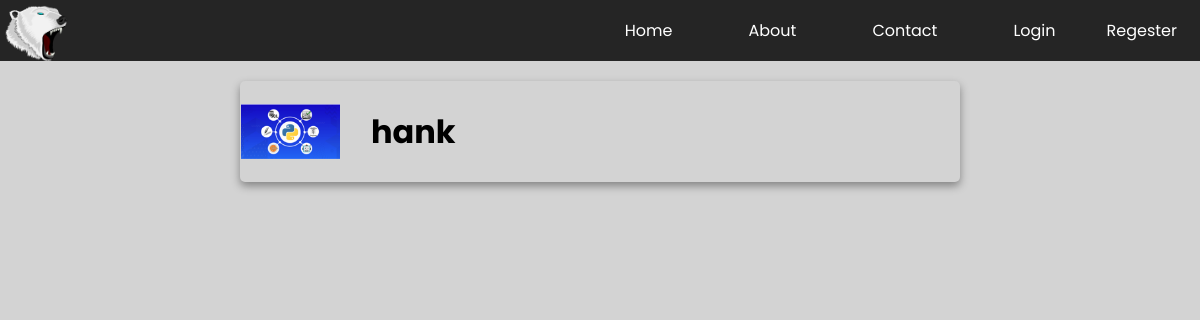
/user/hank, run on an earlier commit of the app's database.
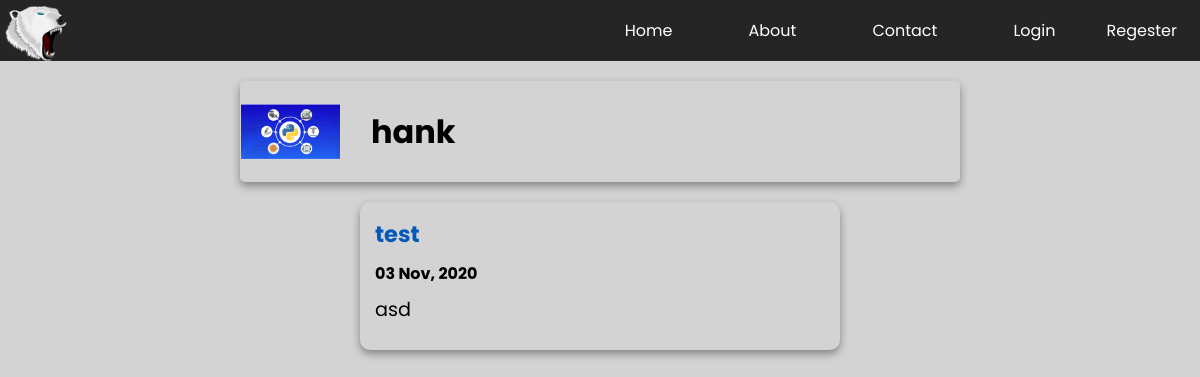
And on a later commit of the database.
### flaskblog/model.py (models this page shows, shortened)
class Post(db.Model):
    id = db.Column(db.Integer, primary_key=True)
    title = db.Column(db.String(250), nullable=False)
    post_date = db.Column(db.DateTime, nullable=False,
                          default=datetime.utcnow)
    content = db.Column(db.Text, nullable=False)
    user_id = db.Column(db.Integer, db.ForeignKey('user.id'), nullable=False)

### flaskblog/users/routes.py (the view)
@users.route('/user/<string:username>')
def user(username):
    page = request.args.get('page', 1, type=int)
    user = User.query.filter_by(username=username).first()
    posts = Post.query.filter_by(author=user).order_by(
        Post.post_date.desc()).paginate(per_page=POSTS_PER_PAGE, page=page)
    return render_template('user.html', user=user, posts=posts)

### flaskblog/templates/user.html (shortened to what this page needs)
{%extends "layout.html"%} {% block title%} {{user.username}} {% endblock title%} {%
block style%}
<link rel="stylesheet" href="{{ url_for('static', filename='styles/post.css') }}" />
<link rel="stylesheet" href="{{ url_for('static', filename='styles/user.css') }}" />
{%endblock style%} {%block main%}
<div class="container">
    <div class="account-info">
        <div class="img-cont">
            <img
                class="profile-pic"
                src="{{url_for('static', filename='images/profiles/' + user.profile_img)}}"
                alt="Profile Picture"
            />
        </div>
        <div class="text">
            <h1 class="display-username">{{user.username}}</h1>
        </div>
    </div>
</div>
{% for post in posts.items%}
<div class="post">
    <h3 class="post-title">
        <a href="{{url_for('posts.post', post_id=post.id)}}">{{post.title}}</a>
    </h3>
    <h5>{{post.post_date.strftime("%d %b, %Y") }}</h5>
    <p>{{post.content}}</p>
</div>
{%endfor%}  {%endblock main%}

What changed in the data, as far as the page shows it:
added Post: title "test", post_date "03 Nov, 2020", content "asd"
